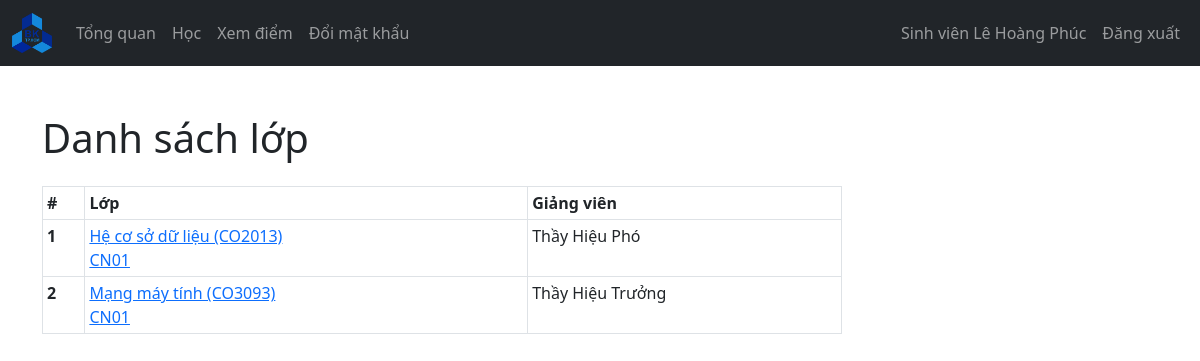
Screenshot of /SinhVien/hoc.php (signed in) with the database file from the repository.
### tables this page shows
CREATE TABLE `sinhvien` (
  `masinhvien` varchar(127) NOT NULL,
  `ho_tenlot` varchar(255) NOT NULL,
  `ten` varchar(255) NOT NULL,
  `tendangnhap` varchar(127) NOT NULL,
  `matkhau` varchar(255) NOT NULL,
  `email` varchar(255) NOT NULL,
  `sdt` varchar(15) NOT NULL,
  `namsinh` int(11) NOT NULL,
  `gioitinh` tinyint(1) NOT NULL
);

CREATE TABLE `lop_rec` (
  `id_lophoc` int(11) NOT NULL,
  `masinhvien` varchar(127) NOT NULL
);

CREATE TABLE `khoahoc` (
  `makhoahoc` varchar(127) NOT NULL,
  `tenkhoahoc` varchar(255) NOT NULL
);

CREATE TABLE `lophoc` (
  `id` int(11) NOT NULL,
  `malophoc` varchar(127) NOT NULL,
  `makhoahoc` varchar(127) NOT NULL,
  `magiangvien` varchar(127) NOT NULL
);

CREATE TABLE `giangvien` (
  `magiangvien` varchar(127) NOT NULL,
  `ho_tenlot` varchar(255) NOT NULL,
  `ten` varchar(255) NOT NULL,
  `tendangnhap` varchar(127) NOT NULL,
  `matkhau` varchar(255) NOT NULL,
  `email` varchar(255) NOT NULL,
  `sdt` varchar(15) NOT NULL,
  `namsinh` int(11) NOT NULL,
  `gioitinh` tinyint(1) NOT NULL
);

### controllers/sinhvien_ctl.php (called while the page is built, shortened)
<?php
function getSinhVienTheoId($id, $conn)
{
  $sql = "SELECT * FROM sinhvien
           WHERE masinhvien=?";
  $stmt = $conn->prepare($sql);
  $stmt->execute([$id]);
  if ($stmt->rowCount() == 1) {
    $sinhvien = $stmt->fetch();
    return $sinhvien;
  } else {
    return 0;
  }
}

### controllers/lophoc_ctl.php (called while the page is built, shortened)
<?php
function getGiangVienCuaLop($lop_id, $conn)
{
  $sql = "SELECT magiangvien FROM lophoc
          WHERE id=:idlop";
  $stmt = $conn->prepare($sql);
  $stmt->bindParam(':idlop',$lop_id);
  $stmt->execute();
  if ($stmt->rowCount() == 1) {
    $giangvien = $stmt->fetch();
    return $giangvien;
  } else {
    return 0;
  }
}
function getLopCuaSinhVien($sinhvien_id, $conn)
{
  $sql = "SELECT * FROM lop_rec
          WHERE masinhvien=?";
  $stmt = $conn->prepare($sql);
  $stmt->execute([$sinhvien_id]);
  if ($stmt->rowCount() >= 1) {
    $lophoc = $stmt->fetchAll();
    return $lophoc;
  } else {
    return 0;
  }
}
function getTenCuaKhoa($khoa_id, $conn) {
  $sql = "SELECT tenkhoahoc FROM khoahoc
          WHERE makhoahoc=?";
  $stmt = $conn->prepare($sql);
  $stmt->execute([$khoa_id]);
  if ($stmt->rowCount() == 1) {
    $tenkhoa = $stmt->fetch();
    return $tenkhoa;
  } else {
    return 0;
  }
}
function getLopTheoId($id, $conn) {
  $sql = "SELECT malophoc,makhoahoc FROM lophoc
          WHERE id=?";
  $stmt = $conn->prepare($sql);
  $stmt->execute([$id]);
  if ($stmt->rowCount() == 1) {
    $lophoc = $stmt->fetch();
    return $lophoc;
  } else {
    return 0;
  }
}

### controllers/global_ctl.php (called while the page is built, shortened)
<?php
function gotoLop($lop_id) {
  return "./lop_view.php?id=$lop_id";
}

### controllers/giangvien_ctl.php (called while the page is built, shortened)
<?php
function getGiangVienTheoId($giangvien_id, $conn)
{
  $sql = "SELECT * FROM giangvien
            WHERE magiangvien=?";
  $stmt = $conn->prepare($sql);
  $stmt->execute([$giangvien_id]);
  if ($stmt->rowCount() == 1) {
    $giangvien = $stmt->fetch();
    return $giangvien;
  } else {
    return 0;
  }
}

### SinhVien/hoc.php (the view, shortened to what this page needs)
<?php
if (isset($_SESSION['masinhvien']) && isset($_SESSION['tucach'])) {
    if ($_SESSION['tucach'] == 'SinhVien') {
        include "../controllers/includer.php";
        $masinhvien = $_SESSION['masinhvien'];
        $sinhvien = getSinhVienTheoId($masinhvien, $conn);
        $lophoc = getLopCuaSinhVien($masinhvien, $conn);
?>
        <!DOCTYPE html>
        <html lang="en">
        <head>
                <?php
                $tensinhvien = $sinhvien['ho_tenlot'] . " " . $sinhvien['ten'];
                $title = "Sinh viên " . $tensinhvien;
                $usrname = $title;
                ?>
            <link rel="stylesheet" href="https://cdn.jsdelivr.net/npm/bootstrap@5.2.0/dist/css/bootstrap.min.css">
            <link rel="stylesheet" href="../css/style.css">
            <link rel="stylesheet" href="https://cdnjs.cloudflare.com/ajax/libs/font-awesome/4.7.0/css/font-awesome.min.css">
        </head>
        <body>
            <?php
            include "comp/navbar.php";
            ?>
            <?php
            if ($lophoc != 0) {
            ?>
                <div class="container mt-5">
                    <h1>Danh sách lớp</h1>
                    <div class="table-responsive">
                        <table class="table table-sm table-bordered mt-3 n-table table-hover">
                            <thead>
                                <tr>
                                    <th scope="col">#</th>
                                    <th scope="col">Lớp</th>
                                    <th scope="col">Giảng viên</th>
                                </tr>
                            </thead>
                            <tbody>
                                <?php $i = 1;
                                foreach ($lophoc as $cailop) {
                                    $lop = getLopTheoId($cailop['id_lophoc'], $conn);
                                    $tenkhoa = getTenCuaKhoa($lop['makhoahoc'], $conn);
                                    $tenkhoa = $tenkhoa['tenkhoahoc'];
                                    $tenlop = $tenkhoa . " (" . $lop['makhoahoc'] . ")";
                                    $gv = getGiangVienCuaLop($cailop['id_lophoc'], $conn);
                                    $giangvien = getGiangVienTheoId($gv['magiangvien'], $conn);
                                    $gGV_tmp = $giangvien['gioitinh'];
                                    if ($gGV_tmp == true) {
                                        $gGV = "Thầy ";
                                    } else {
                                        $gGV = "Cô ";
                                    }
                                    $id_ = $cailop['id_lophoc'];
                                    $tengiangvien = $gGV . $giangvien['ho_tenlot'] . " " . $giangvien['ten'];
                                ?>
                                    <tr>
                                        <th scope="row">
                                            <?php echo $i;
                                            $i++; ?>
                                        </th>
                                        <td>
                                            <a href="<?php echo gotoLop($id_)?>">
                                                <?= $tenlop; ?>
                                                <br />
                                                <?= $lop['malophoc'] ?>
                                            </a>
                                        </td>
                                        <td>
                                            <?= $tengiangvien ?>
                                        </td>
                                    </tr>
                                <?php } ?>
                            </tbody>
                        </table>
                    </div>
                <?php } else { ?>
                    <div class="alert alert-info .w-450 m-5" role="alert">
                        Không có lớp học!
                    </div>
                <?php } ?>
                </div>
        </body>
        </html>
<?php
    } else {
        header("Location: ../login.php");
        exit;
    }
} else {
    header("Location: ../login.php");
    exit;
}
?>

### SinhVien/comp/navbar.php (shortened to what this page needs)
<nav class="navbar navbar-expand-lg navbar-dark bg-dark">
  <div class="container-fluid">
    <a class="navbar-brand" href="../index.php">
      <img src="../imgs/logo.png" width="40">
    </a>
    <div class="collapse navbar-collapse" id="navbarSupportedContent">
      <ul class="navbar-nav me-auto mb-2 mb-lg-0" id="navLinks">
        <li class="nav-item">
          <a class="nav-link" aria-current="page" href="index.php">Tổng quan</a>
        </li>
        <li class="nav-item">
          <a class="nav-link" href="hoc.php">Học</a>
        </li>
        <li class="nav-item">
          <a class="nav-link" href="diem.php">Xem điểm</a>
        </li>
        <li class="nav-item">
          <a class="nav-link" href="doimatkhau.php">Đổi mật khẩu</a>
        </li>
      </ul>
      <ul class="navbar-nav me-right mb-2 mb-lg-0">
        <li class="nav-item">
          <a class="nav-link" href="index.php">
            <?= $usrname ?>
          </a>
        </li>
        <li class="nav-item">
          <a class="nav-link" href="../logout.php">Đăng xuất</a>
        </li>
      </ul>
    </div>
  </div>
</nav>

### css/style.css (style rules this page uses)
.n-table { max-width: 800px; }

### rows the page displays
sinhvien: usrname "Sinh viên Lê Hoàng Phúc"
lop_rec: khoahoc.tenkhoahoc "Hệ cơ sở dữ liệu (CO2013)", id_lophoc.malophoc "CN01", giangvien.gioitinh+ho_tenlot+ten "Thầy Hiệu Phó"
lop_rec: khoahoc.tenkhoahoc "Mạng máy tính (CO3093)", id_lophoc.malophoc "CN01", giangvien.gioitinh+ho_tenlot+ten "Thầy Hiệu Trưởng"
